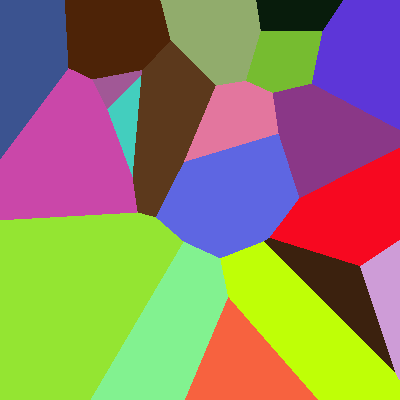

This chart was generated by the following Python code:
from PIL import Image
import random



w, h = 400, 400

img= Image.new('RGB', (w, h))
points = [(random.randint(0, w), random.randint(0, h),
           (random.randint(0, 255),
            random.randint(0, 255),
            random.randint(0, 255)))
          for _ in range(20)]
for y in range(h):
    for x in range(w):
        closest=min(points, key=lambda p: (p[0]-x)**2 + (p[1]-y)**2)
        img.putpixel((x, y),closest[2])


img.save('voronoi_like.png')

